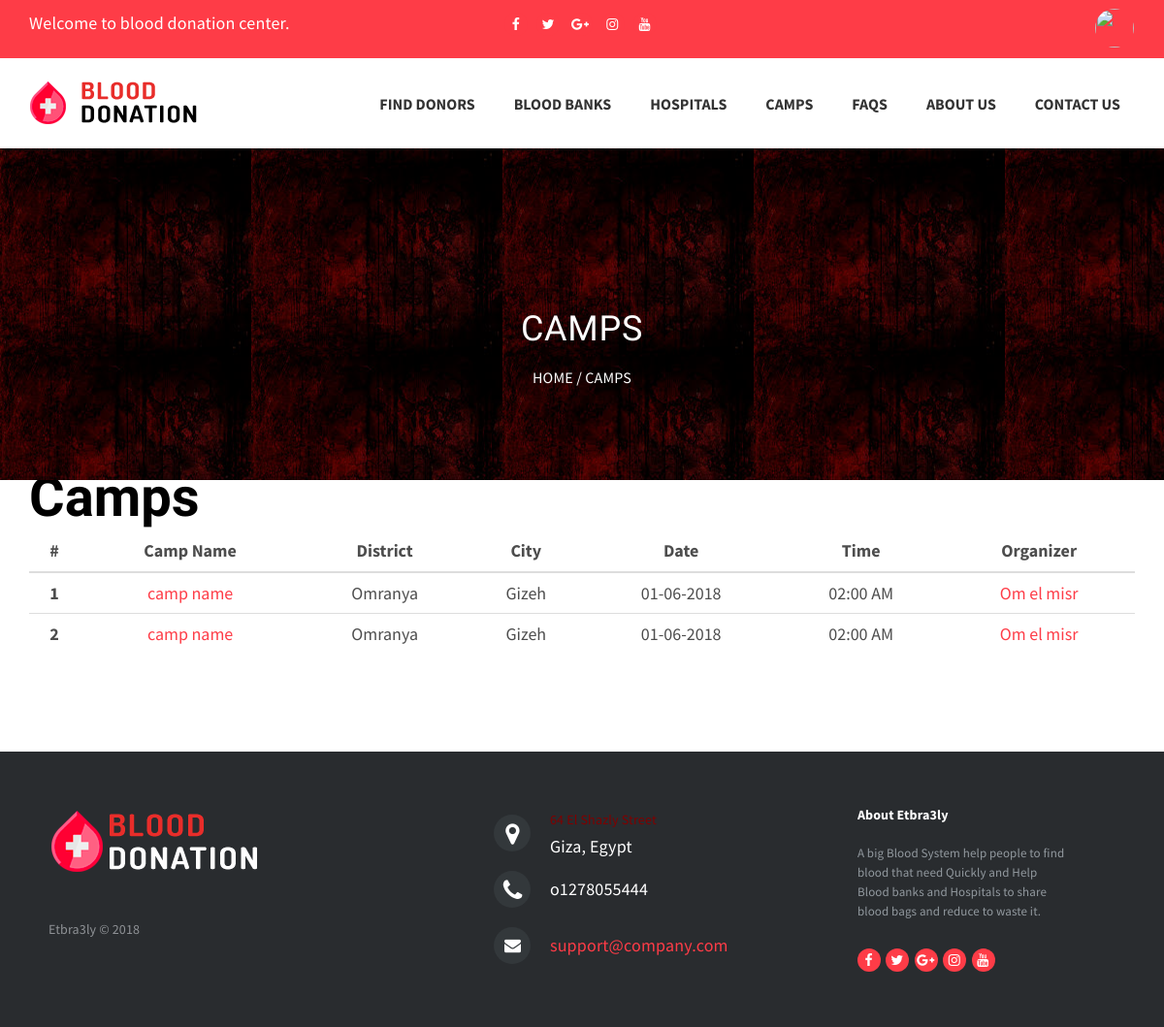
The page /APP/cpanel/DonorPages/DonorCampList.php (signed in) on the database its author committed.
### tables this page shows
CREATE TABLE `camp` (
  `campID` int(200) NOT NULL,
  `name` varchar(100) NOT NULL,
  `address` varchar(200) NOT NULL,
  `district` varchar(20) NOT NULL,
  `city` varchar(20) NOT NULL,
  `date` varchar(20) NOT NULL,
  `time` varchar(20) NOT NULL,
  `moreDetails` text NOT NULL,
  `visible` tinyint(1) NOT NULL DEFAULT '0',
  `hospitalID` int(11) NOT NULL
);

CREATE TABLE `organization` (
  `organizationID` int(20) NOT NULL,
  `name` varchar(100) NOT NULL,
  `address` varchar(100) NOT NULL,
  `district` varchar(50) NOT NULL,
  `city` varchar(50) NOT NULL,
  `phone1` int(20) NOT NULL,
  `phone2` int(20) NOT NULL,
  `email` varchar(20) NOT NULL,
  `username` varchar(20) NOT NULL,
  `password` varchar(20) NOT NULL,
  `logo` varchar(200) NOT NULL,
  `type` varchar(10) NOT NULL
);

### APP/model/camp.php (called while the page is built, shortened)
<?php
require_once '../../lib/DatabaseModel.php';
class Camp extends DatabaseModel
{
    public static function retreiveAllCamps()
    {
        global $dbh;
        $sql = $dbh->prepare("SELECT * FROM camp WHERE visible = 1 ORDER BY campID DESC");
        $sql->execute();
        $allCamps = $sql->fetchAll(PDO::FETCH_ASSOC);
        return $allCamps;
    }
}

### APP/lib/organization.php (called while the page is built, shortened)
<?php
require_once '../../config.php';
class Organization
{
    public static function retreiveOrganizationById($organizationID)
    {
        global $dbh;
        $sql = $dbh->prepare("SELECT * FROM organization WHERE organizationID='$organizationID'");
        $sql->execute();
        $organization = $sql->fetch(PDO::FETCH_ASSOC);
        return $organization;
    }
}

### APP/cpanel/DonorPages/DonorCampList.php (the view, shortened to what this page needs)
<?php
    require_once '../../model/camp.php';
    require_once '../../lib/organization.php';
?>
<link type="text/css" rel="stylesheet" href="https://cdn.jotfor.ms/css/styles/buttons/form-submit-button-light.css?3.3.5398"/>
<link href="https://cdn.jotfor.ms/static/formCss.css?3.3.5398" rel="stylesheet" type="text/css" />
<link type="text/css" media="print" rel="stylesheet" href="https://cdn.jotfor.ms/css/printForm.css?3.3.5398" />
<link type="text/css" rel="stylesheet" href="https://cdn.jotfor.ms/css/styles/nova.css?3.3.5398" />
<link type="text/css" rel="stylesheet" href="https://cdn.jotfor.ms/themes/CSS/566a91c2977cdfcd478b4567.css?themeRevisionID=59fb4852cf3bfe589c6c6f21"/>
<section class="page-header" data-stellar-background-ratio="1.2">
    <div class="container">
        <div class="row">
            <div class="col-sm-12 text-center">
                <h3>
                    Camps
                </h3>
                <p class="page-breadcrumb">
                    <a href="DonorHome.php">Home</a> / Camps
                </p>
            </div>
        </div>
    </div>
</section>
<section id="CreateCamp">
        <div class="container">
                <ul class="form-section page-section">
                          <li id="cid_10" class="form-input-wide" data-type="control_head">
                                <div class="form-header-group ">
                                  <div class="header-text httal htvam">
                                        <h1 id="header_10" class="form-header" data-component="header">
                                          Camps
                                        </h1>
                                  </div>
                                </div>
                          </li>
                </ul>
                <table class="table">
                        <thead class="thead-dark">
                                <tr>
                                        <th scope="col">#</th>
                                        <th scope="col">Camp Name</th>
                                        <th scope="col">District</th>
                                        <th scope="col">City</th>
                                        <th scope="col">Date</th>
                                        <th scope="col">Time</th>
                                        <th scope="col">Organizer</th>
                                </tr>
                        </thead>
                        <tbody>
                            <?php
                                $count = 1;
                                $camps = Camp::retreiveAllCamps();
                                if(is_array($camps) && count($camps)>0){
                                    foreach ($camps as $camp) {
                                        $hospital = Organization::retreiveOrganizationById($camp['hospitalID']);
                                        echo '<tr>
                                                <th scope="row">'.$count++.'</th>
                                                <td><a href="DonorCampDetials.php?id='.$camp['campID'].'">'.$camp['name'].'</a></td>
                                                <td>'.$camp['district'].'</td>
                                                <td>'.$camp['city'].'</td>
                                                <td>'.$camp['date'].'</td>
                                                <td>'.$camp['time'].'</td>
                                                <td><a href="DonorHospitalDetails.php?id='.$hospital['organizationID'].'">'.$hospital['name'].'</a></td>
                                            </tr>';
                                    }
                                }else{
                                    echo '<tr>
                                            <td colspan="7" style="text-align:center" scope="row"> There is no Camps !!!</td>
                                        </tr>';
                                }
                            ?>
                        </tbody>
                </table>
        </div>
</section>

### APP/cpanel/template/css/base.css (style rules this page uses)
.footer-distributed { background-color: #292c2f; box-shadow: 0 1px 1px 0 rgba(0, 0, 0, 0.12); box-sizing: border-box; width: 100%; text-align: left; font: bold 16px sans-serif; padding: 55px 50px; margin-top: 80px; }
.footer-distributed .footer-left, .footer-distributed .footer-center, .footer-distributed .footer-right { display: inline-block; vertical-align: top; }
.footer-distributed .footer-left { width: 40%; }
.footer-distributed h3 { color: #ffffff; font: normal 36px 'Cookie', cursive; margin: 0; }
.footer-distributed .footer-company-name { color: #8f9296; font-size: 14px; font-weight: normal; margin: 0; }
.footer-distributed .footer-center { width: 35%; }
.footer-distributed .footer-center i { background-color: #33383b; color: #ffffff; font-size: 25px; width: 38px; height: 38px; border-radius: 50%; text-align: center; line-height: 42px; margin: 10px 15px; vertical-align: middle; }
.footer-distributed .footer-center i.fa-envelope { font-size: 17px; line-height: 38px; }
.footer-distributed .footer-center p { display: inline-block; color: #ffffff; vertical-align: middle; margin:0; }
.footer-distributed .footer-center p span { display:block; font-weight: normal; font-size:14px; line-height:2; }
.footer-distributed .footer-center p a { color: #5383d3; text-decoration: none;; }
.footer-distributed .footer-right { width: 20%; }
.footer-distributed .footer-company-about { line-height: 20px; color: #92999f; font-size: 13px; font-weight: normal; margin: 0; }
.footer-distributed .footer-company-about span { display: block; color: #ffffff; font-size: 14px; font-weight: bold; margin-bottom: 20px; }
.right-right-container a { float: right; color: white; margin-top: 3px; font-size: 35px; font-family: 'Dosis', sans-serif; border: 1px; border-color: #FE3C47; border-style: solid; background: #FE3C47; }
.top-bar-social { float:left; }
.left-container { width: 43%; height: 100%; float:left; margin-right:0px; padding-right:0px; }
.right-container { width: 57%; height: 100%; float:right; margin-left:0px; padding-left:0px; }
.left-right-container { width: 50%; height: 100%; float:left }
.right-right-container { width: 50%; height: 100%; float:right }
span { color:#800000; font:bold; }

### APP/cpanel/DonorPages/DonorCampList.php (style rules this page uses)
th,td { text-align: center }

### rows shown on the page
camp: name "camp name", district "Omranya", city "Gizeh", date "01-06-2018", time "02:00 AM", hospitalID.name "Om el misr"
camp: name "camp name", district "Omranya", city "Gizeh", date "01-06-2018", time "02:00 AM", hospitalID.name "Om el misr"
